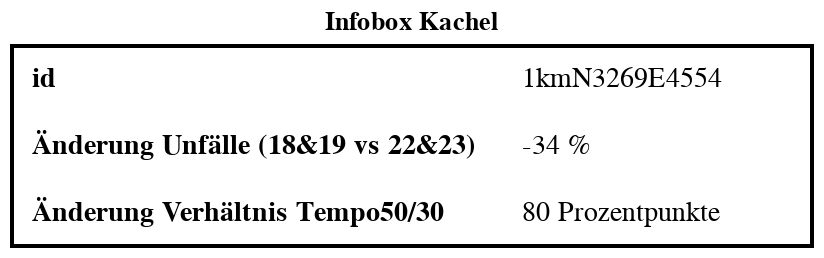

Notebook cell for this chart:
### Markdown cell above
#### kachel_infobox

### Code cell
# this is pretty ugly, but it works so far

kachel_infobox=gdf_osm_shape_poly.copy()

kachel_infobox.unfall_ratio=kachel_infobox.unfall_ratio.round(2)*100
kachel_infobox.diff_ratio_tempo30=kachel_infobox.diff_ratio_tempo30.round(2)*100

kachel_infobox.unfall_ratio=kachel_infobox.unfall_ratio.astype(int).astype(str) + " %"
kachel_infobox.diff_ratio_tempo30=kachel_infobox.diff_ratio_tempo30.astype(int).astype(str) + " Prozentpunkte"

df_transposed = kachel_infobox.reset_index().T

df_transposed_clean=df_transposed.reset_index().rename(columns= {"index": 'names',0: 'values' }).copy()

df_transposed_clean=df_transposed_clean[df_transposed_clean.names.isin(["id","diff_ratio_tempo30","unfall_ratio"])]


df_transposed_clean.names=df_transposed_clean.names.replace("diff_ratio_tempo30","Änderung Verhältnis Tempo50/30")
df_transposed_clean.names=df_transposed_clean.names.replace("unfall_ratio","Änderung Unfälle (18&19 vs 22&23)")


data=df_transposed_clean

# Base chart properties
base = alt.Chart(data).encode(
    y=alt.Y("names:N", title=None, axis=None)  # Align rows
)

# Bold text for names
names_chart = base.mark_text(
    align="left",
    baseline="middle",
    fontSize=14,
    fontWeight="bold"
).encode(
    x=alt.value(10),  # Left align text
    text="names:N"
)

# Regular text for values
values_chart = base.mark_text(
    align="left",
    baseline="middle",
    fontSize=14
).encode(
    x=alt.value(255),  # Adjust position for second column
    text="values:N"
)

# Background box to create a visible border
border = alt.Chart(pd.DataFrame({"dummy": [""]})).mark_rect(
    stroke="black",  # Border color
    strokeWidth=2,   # Border thickness
    fill=None        # Transparent background
).encode(
    x=alt.value(0),
    x2=alt.value(400),
    y=alt.value(0),
    y2=alt.value(100)
)

# Combine text with the border
infobox = (border + names_chart + values_chart).properties(
    width=400,
    height=100,
    title="Infobox Kachel"
)

infobox

### Figure 1 — Vega-Lite specification as saved in the notebook (floating-point values rounded to 4 significant figures)
{"config": {"view": {"continuousWidth": 300, "continuousHeight": 300}}, "layer": [{"data": {"name": "data-cea30addd8372adc73ed061fa4203f57"}, "mark": {"type": "rect", "fill": null, "stroke": "black", "strokeWidth": 2}, "encoding": {"x": {"value": 0}, "x2": {"value": 400}, "y": {"value": 0}, "y2": {"value": 100}}}, {"data": {"name": "data-1ebf413b5965ba72562bbd2eb33b0dbb"}, "mark": {"type": "text", "align": "left", "baseline": "middle", "fontSize": 14, "fontWeight": "bold"}, "encoding": {"text": {"field": "names", "type": "nominal"}, "x": {"value": 10}, "y": {"axis": null, "field": "names", "title": null, "type": "nominal"}}}, {"data": {"name": "data-1ebf413b5965ba72562bbd2eb33b0dbb"}, "mark": {"type": "text", "align": "left", "baseline": "middle", "fontSize": 14}, "encoding": {"text": {"field": "values", "type": "nominal"}, "x": {"value": 255}, "y": {"axis": null, "field": "names", "title": null, "type": "nominal"}}}], "height": 100, "title": "Infobox Kachel", "width": 400, "$schema": "https://vega.github.io/schema/vega-lite/v5.20.1.json", "datasets": {"data-cea30addd8372adc73ed061fa4203f57": [{"dummy": ""}], "data-1ebf413b5965ba72562bbd2eb33b0dbb": [{"names": "Änderung Verhältnis Tempo50/30", "values": "80 Prozentpunkte"}, {"names": "id", "values": "1kmN3269E4554"}, {"names": "Änderung Unfälle (18&19 vs 22&23)", "values": "-34 %"}]}}
